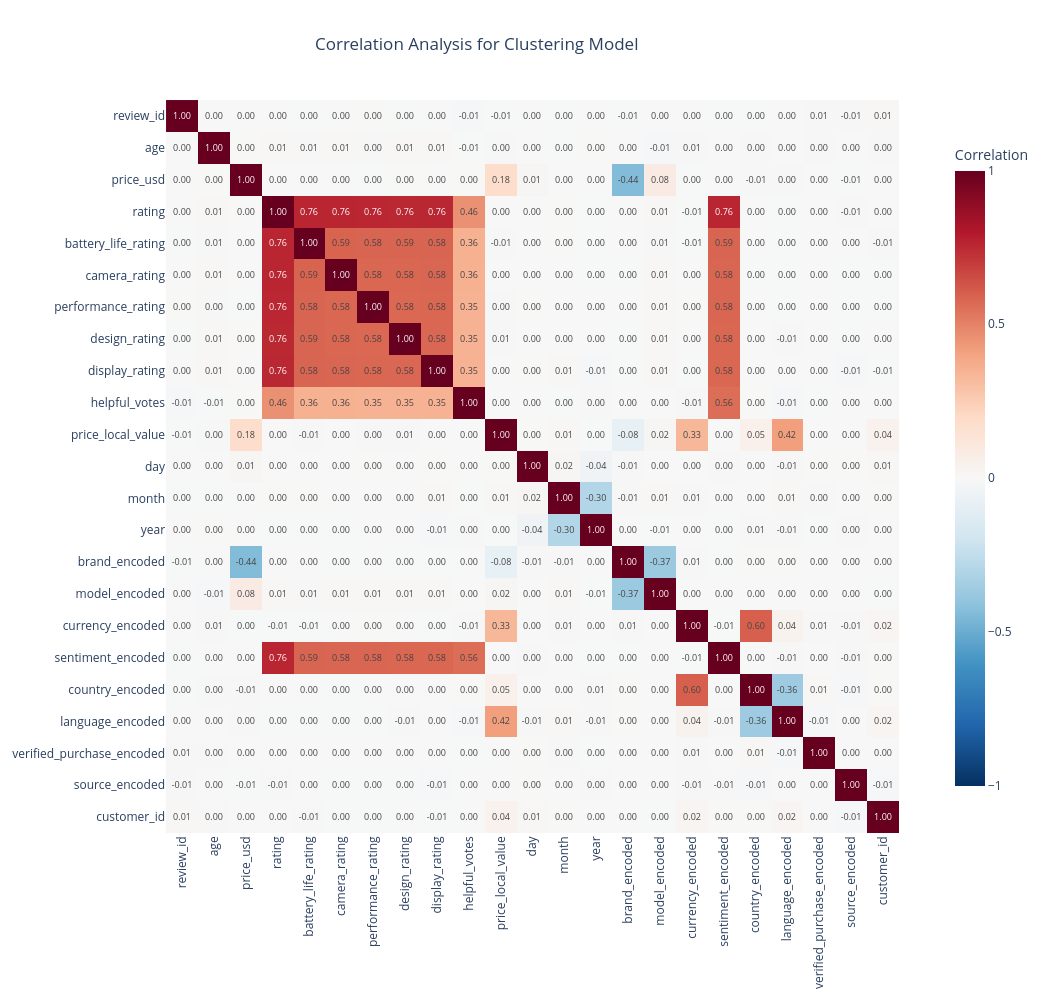

The notebook cell saved with this chart:
### Markdown cell above
### Correlation matrix for Clustering:

### Code cell
model_correlation_column = ['review_id','age','price_usd','rating','battery_life_rating','camera_rating','performance_rating',
                            'design_rating','display_rating','helpful_votes','price_local_value','day','month','year','brand_encoded',
                            'model_encoded','currency_encoded','sentiment_encoded','country_encoded','language_encoded',
                            'verified_purchase_encoded','source_encoded','customer_id']

clustering_model_correlation_matrix = global_mobile_review_model_df[model_correlation_column].corr()

#Heatmap for correlation:
clustering_correlation_heatmap_fig = px.imshow(clustering_model_correlation_matrix, 
                                                 title='Correlation Analysis for Clustering Model',
                                                 color_continuous_scale="RDBu_r",
                                                 color_continuous_midpoint=0,
                                                 labels = dict(color="Correlation",fontsize = 10, fontweight = 'bold'),
                                                 text_auto='.2f',
                                                 aspect="equal"                              
                                                  )
clustering_correlation_heatmap_fig.update_layout(title_x = 0.30,
                                                   width=1050,
                                                   height=1000,
                                                   xaxis=dict(tickangle=-90),
                                                   coloraxis_colorbar=dict(
                                                   len=0.9,                      
                                                   yanchor="middle",             
                                                   y=0.5     )
                                                      )
clustering_correlation_heatmap_fig.show()

### Figure 1 — Plotly figure (JSON) as saved in the notebook; plotly's stock layout.template omitted (floating-point values rounded to 4 significant figures; data arrays with more than 128 entries replaced by an {"elided": "..."} marker saying what was removed)
{"data": [{"coloraxis": "coloraxis", "hovertemplate": "x: %{x}<br>y: %{y}<br>Correlation: %{z}<extra></extra>", "name": "0", "texttemplate": "%{z:.2f}", "type": "heatmap", "x": ["review_id", "age", "price_usd", "rating", "battery_life_rating", "camera_rating", "performance_rating", "design_rating", "display_rating", "helpful_votes", "price_local_value", "day", "month", "year", "brand_encoded", "model_encoded", "currency_encoded", "sentiment_encoded", "country_encoded", "language_encoded", "verified_purchase_encoded", "source_encoded", "customer_id"], "xaxis": "x", "y": ["review_id", "age", "price_usd", "rating", "battery_life_rating", "camera_rating", "performance_rating", "design_rating", "display_rating", "helpful_votes", "price_local_value", "day", "month", "year", "brand_encoded", "model_encoded", "currency_encoded", "sentiment_encoded", "country_encoded", "language_encoded", "verified_purchase_encoded", "source_encoded", "customer_id"], "yaxis": "y", "z": {"elided": "23x23 float values"}}], "layout": {"coloraxis": {"autocolorscale": false, "cmid": 0, "colorbar": {"len": 0.9, "title": {"text": "Correlation"}, "y": 0.5, "yanchor": "middle"}, "colorscale": [[0, "rgb(5,48,97)"], [0.1, "rgb(33,102,172)"], [0.2, "rgb(67,147,195)"], [0.3, "rgb(146,197,222)"], [0.4, "rgb(209,229,240)"], [0.5, "rgb(247,247,247)"], [0.6, "rgb(253,219,199)"], [0.7, "rgb(244,165,130)"], [0.8, "rgb(214,96,77)"], [0.9, "rgb(178,24,43)"], [1, "rgb(103,0,31)"]]}, "height": 1000, "title": {"text": "Correlation Analysis for Clustering Model", "x": 0.3}, "width": 1050, "xaxis": {"anchor": "y", "constrain": "domain", "domain": [0, 1], "scaleanchor": "y", "tickangle": -90}, "yaxis": {"anchor": "x", "autorange": "reversed", "constrain": "domain", "domain": [0, 1]}}}
